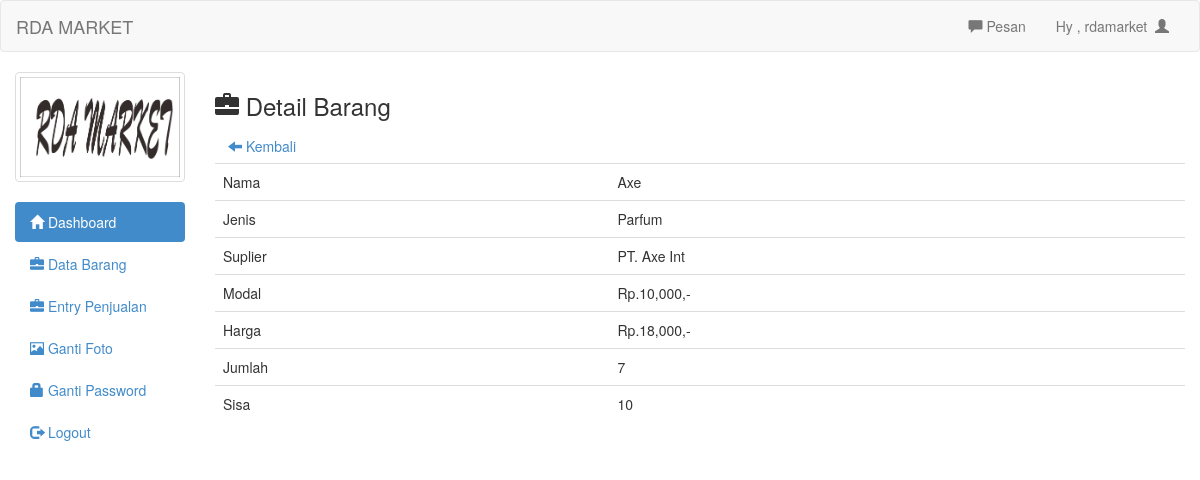
/admin/det_barang.php?id=64 (signed in), run on the app's committed database.
### tables this page shows
CREATE TABLE IF NOT EXISTS `barang` (
`id_barang` int(11) NOT NULL,
  `nama` text NOT NULL,
  `jenis` text NOT NULL,
  `suplier` text NOT NULL,
  `modal` int(11) NOT NULL,
  `harga` int(11) NOT NULL,
  `jumlah` int(11) NOT NULL,
  `sisa` int(11) NOT NULL
);

### admin/det_barang.php (the view)
<?php
include 'header.php';
?>
<h3><span class="glyphicon glyphicon-briefcase"></span>  Detail Barang</h3>
<a class="btn" href="barang.php"><span class="glyphicon glyphicon-arrow-left"></span>  Kembali</a>
<?php
$id_brg=mysql_real_escape_string($_GET['id']);
$det=mysql_query("select * from barang where id_barang='$id_brg'")or die(mysql_error());
while($d=mysql_fetch_array($det)){
	?>
	<table class="table">
		<tr>
			<td>Nama</td>
			<td><?php echo $d['nama'] ?></td>
		</tr>
		<tr>
			<td>Jenis</td>
			<td><?php echo $d['jenis'] ?></td>
		</tr>
		<tr>
			<td>Suplier</td>
			<td><?php echo $d['suplier'] ?></td>
		</tr>
		<tr>
			<td>Modal</td>
			<td>Rp.<?php echo number_format($d['modal']); ?>,-</td>
		</tr>
		<tr>
			<td>Harga</td>
			<td>Rp.<?php echo number_format($d['harga']) ?>,-</td>
		</tr>
		<tr>
			<td>Jumlah</td>
			<td><?php echo $d['jumlah'] ?></td>
		</tr>
		<tr>
			<td>Sisa</td>
			<td><?php echo $d['sisa'] ?></td>
		</tr>
	</table>
	<?php
}
?>
<?php include 'footer.php'; ?>

### admin/header.php (shortened to what this page needs)
<!DOCTYPE html>
<html>
<head>
	<link rel="stylesheet" type="text/css" href="../assets/css/bootstrap.css">
	<link rel="stylesheet" type="text/css" href="../assets/js/jquery-ui/jquery-ui.css">
</head>
<body>
	<div class="navbar navbar-default">
		<div class="container-fluid">
			<div class="navbar-header">
				<a href="http://www.rdamarket.com" class="navbar-brand">RDA MARKET</a>
			</div>
			<div class="collapse navbar-collapse">
				<ul class="nav navbar-nav navbar-right">
					<li><a id="pesan_sedia" href="#" data-toggle="modal" data-target="#modalpesan"><span class='glyphicon glyphicon-comment'></span>  Pesan</a></li>
					<li><a class="dropdown-toggle" data-toggle="dropdown" role="button" href="#">Hy , <?php echo $_SESSION['uname']  ?>&nbsp&nbsp<span class="glyphicon glyphicon-user"></span></a></li>
				</ul>
			</div>
		</div>
	</div>
	<div class="col-md-2">
		<div class="row">
			<?php
			$use=$_SESSION['uname'];
			$fo=mysql_query("select foto from admin where uname='$use'");
			while($f=mysql_fetch_array($fo)){
				?>
				<div class="col-xs-6 col-md-12">
					<a class="thumbnail">
						<img class="img-responsive" src="foto/<?php echo $f['foto']; ?>">
					</a>
				</div>
				<?php
			}
			?>
		</div>
		<ul class="nav nav-pills nav-stacked">
			<li class="active"><a href="index.php"><span class="glyphicon glyphicon-home"></span>  Dashboard</a></li>
			<li><a href="barang.php"><span class="glyphicon glyphicon-briefcase"></span>  Data Barang</a></li>
			<li><a href="barang_laku.php"><span class="glyphicon glyphicon-briefcase"></span>  Entry Penjualan</a></li>
			<li><a href="ganti_foto.php"><span class="glyphicon glyphicon-picture"></span>  Ganti Foto</a></li>
			<li><a href="ganti_pass.php"><span class="glyphicon glyphicon-lock"></span> Ganti Password</a></li>
			<li><a href="logout.php"><span class="glyphicon glyphicon-log-out"></span>  Logout</a></li>
		</ul>
	</div>
	<div class="col-md-10">

### data on the page
barang: nama "Axe", jenis "Parfum", suplier "PT. Axe Int", modal "10,000", harga "18,000", jumlah "7", sisa "10"

### other printed values
$_SESSION['uname'] "rdamarket"
